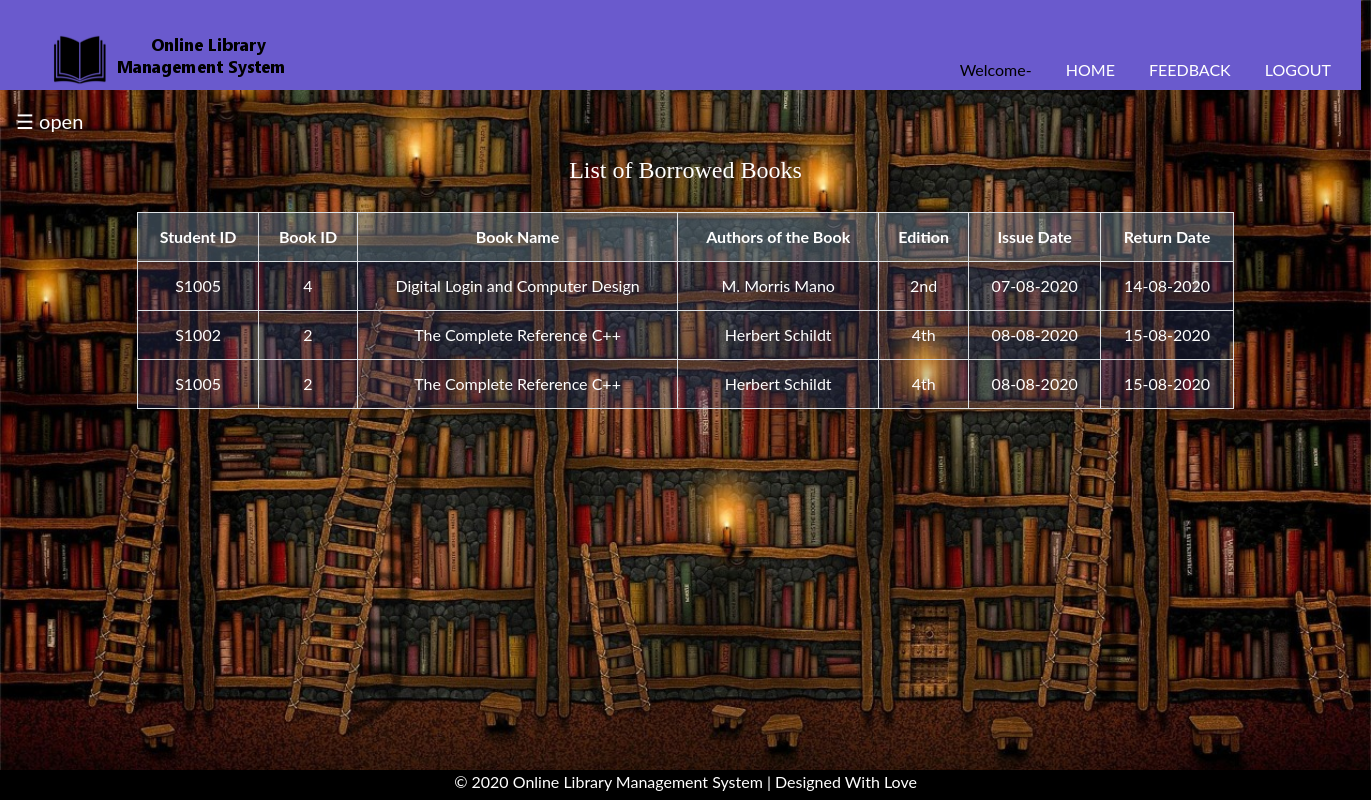
Screenshot of /admin_bookissue.php with the database file from the repository.
### tables this page shows
CREATE TABLE `issue_book` (
  `StudentID` varchar(100) NOT NULL,
  `bid` int(100) NOT NULL,
  `approve` varchar(100) NOT NULL,
  `issuedate` varchar(100) NOT NULL,
  `returndate` varchar(100) NOT NULL
);

CREATE TABLE `books` (
  `bid` int(100) NOT NULL,
  `Name` varchar(100) NOT NULL,
  `Author` varchar(100) NOT NULL,
  `Edition` varchar(100) NOT NULL,
  `Status` varchar(100) NOT NULL,
  `Quantity` int(100) NOT NULL,
  `Department` varchar(100) NOT NULL
);

### admin_bookissue.php (the view, shortened to what this page needs)
<?php
  $connect = mysqli_connect("localhost:3307", "root", "root", "library");
?>
<!DOCTYPE html>
	<html>
	<head>
		<link rel="stylesheet" type="text/css" href="style.css">
		<link rel="stylesheet" href="https://maxcdn.bootstrapcdn.com/bootstrap/4.5.0/css/bootstrap.min.css">
	</head>
	<body text="#ffffff">
		<header>
			<div class="logo">
				<img src="images/logo.png">
			</div>
			<nav>
				<ul>
	        <li><a href=""><div style="color: black">
	          <?php
	          echo "   Welcome-".$_SESSION['admin_logged']; ?> </div></a></li>
					<li><a href="admin_welcome.php">HOME</a></li>
					<li><a href="admin_feedback.php">FEEDBACK</a></li>
					<li><a href="logout.php">LOGOUT</a></li>
				</ul>
			</nav>
		</header>
		<div id="main" style="text: white;">
			<span style="font-size:20px;cursor:pointer;color:white" onclick="openNav()">&#9776; open</span>
		</div>
	  <center>
	    <font face = "Wildwest" color= white size = "5">List of Borrowed Books</font><br /><br>
	    <?php
	      $q="SELECT i.StudentID, i.bid, b.Name, b.Author, b.Edition, i.issuedate, i.returndate FROM issue_book i, books b WHERE i.bid = b.bid AND i.approve = 'Yes' order by i.issuedate, i.returndate ASC";
	      $result=mysqli_query($connect,$q);
	        echo "<table class='table table-bordered table-hover' border='1' style='width:80%' align='center' class='center'>";
	          echo "<tr align='center' style='background-color: #71899e73'>";
	            echo "<th>";  echo"Student ID"; echo "</th>";
	            echo "<th>";  echo"Book ID"; echo "</th>";
	            echo "<th>";  echo"Book Name"; echo "</th>";
	            echo "<th>";  echo"Authors of the Book"; echo "</th>";
	            echo "<th>";  echo"Edition"; echo "</th>";
	            echo "<th>";  echo"Issue Date"; echo "</th>";
	            echo "<th>";  echo"Return Date"; echo "</th>";
	          echo "</tr>";
	          while($row = mysqli_fetch_assoc($result))
	          {
	            echo "<tr align='center' style='background-color: #40488440'>";
	              echo "<td>";  echo $row['StudentID'];  echo "</td>";
	              echo "<td>";  echo $row['bid'];  echo "</td>";
	              echo "<td>";  echo $row['Name'];  echo "</td>";
	              echo "<td>";  echo $row['Author'];  echo "</td>";
	              echo "<td>";  echo $row['Edition'];  echo "</td>";
	              echo "<td>";  echo $row['issuedate'];  echo "</td>";
	              echo "<td>";  echo $row['returndate'];  echo "</td>";
	            echo "</tr>";
	          }
	        echo "</table>";
	    ?>
	  </center>
	  <footer>
	    <p style="color:white;  text-align: center; ">&copy; 2020 Online Library Management System | Designed With Love</p>
	  </footer>
	</body>
</html>

### style.css (style rules this page uses)
html, body, div, span, object, iframe, h1, h2, h3, h4, h5, h6, p, blockquote, pre, abbr, address, cite, code, del, dfn, em, img, ins, kbd, q, samp, small, strong, sub, sup, var, b, i, dl, dt, dd, ol, ul, li, fieldset, form, label, legend, table, caption, tbody, tfoot, thead, tr, th, td, article, aside, canvas, details, figcaption, figure, footer, header, hgroup, menu, nav, section, summary, time, mark, audio, video { margin:0; padding:0; border:0; outline:0; font-size:100%; vertical-align:baseline; background:transparent; }
body { line-height:1; }
article,aside,details,figcaption,figure, footer,header,hgroup,menu,nav,section { display:block; }
nav ul { list-style:none; }
a { margin:0; padding:0; font-size:100%; vertical-align:baseline; background:transparent; }
table { border-collapse:collapse; border-spacing:0; }
header { height: 90px; width: 1361px; background-color: SlateBlue; padding: 10px; }
footer { height: 30px; width: 1340px; background-color: black; position: fixed; left: 0; bottom: 0; width: 100%; color: white; text-align: center; }
.logo { float :left; margin-top: 20px; padding-left: 20px; }
.logo img { float :left; padding-left: 20px; padding-top: 0px; }
li a { color: white; text-decoration: none; }
nav { float: right; word-spacing: 30px; padding: 20px; }
nav li { display: inline-block; line-height: 80px; }

### admin_bookissue.php (style rules this page uses)
header { width: 1361px }
table, th, td { border:1px solid black; color: white; }
th { padding: 25px; }
td { padding: 15px; }
table { border-spacing: 5px; }
body { background-image: url('images/FORALL.jpeg'); background-repeat: no-repeat; background-attachment: fixed; background-size: cover; font-family: "Lato", sans-serif; transition: background-color .5s; }
footer { position: fixed; left: 0; bottom: 0; width: 100%; color: white; text-align: center; }
#main { transition: margin-left .5s; padding: 16px; }

### rows the page displays
issue_book: StudentID "S1005", bid "4", bid.Name "Digital Login and Computer Design", bid.Author "M. Morris Mano", bid.Edition "2nd", issuedate "07-08-2020", returndate "14-08-2020"
issue_book: StudentID "S1002", bid "2", bid.Name "The Complete Reference C++", bid.Author "Herbert Schildt", bid.Edition "4th", issuedate "08-08-2020", returndate "15-08-2020"
issue_book: StudentID "S1005", bid "2", bid.Name "The Complete Reference C++", bid.Author "Herbert Schildt", bid.Edition "4th", issuedate "08-08-2020", returndate "15-08-2020"
